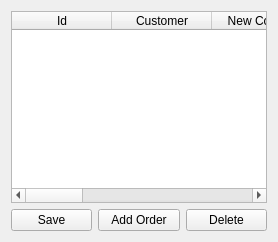
         <widget class="QWidget" name="page_3">
          <layout class="QGridLayout" name="gridLayout_4">
           <item row="0" column="0">
            <widget class="QTableWidget" name="orders_tableWidget">
             <property name="sizePolicy">
              <sizepolicy hsizetype="MinimumExpanding" vsizetype="Expanding">
               <horstretch>0</horstretch>
               <verstretch>0</verstretch>
              </sizepolicy>
             </property>
             <property name="cursor" stdset="0">
              <cursorShape>SizeAllCursor</cursorShape>
             </property>
             <property name="contextMenuPolicy">
              <enum>Qt::ActionsContextMenu</enum>
             </property>
             <attribute name="verticalHeaderMinimumSectionSize">
              <number>100</number>
             </attribute>
             <attribute name="verticalHeaderDefaultSectionSize">
              <number>100</number>
             </attribute>
             <attribute name="verticalHeaderHighlightSections">
              <bool>true</bool>
             </attribute>
             <column>
              <property name="text">
               <string>Id</string>
              </property>
             </column>
             <column>
              <property name="text">
               <string>Customer</string>
              </property>
             </column>
             <column>
              <property name="text">
               <string>New Column</string>
              </property>
             </column>
             <column>
              <property name="text">
               <string>Product</string>
              </property>
             </column>
             <column>
              <property name="text">
               <string>Date</string>
              </property>
             </column>
             <column>
              <property name="text">
               <string>Status</string>
              </property>
             </column>
             <column>
              <property name="text">
               <string>Amount</string>
              </property>
             </column>
             <column>
              <property name="text">
               <string>User</string>
              </property>
             </column>
            </widget>
           </item>
           <item row="1" column="0">
            <layout class="QHBoxLayout" name="horizontalLayout_19">
             <item>
              <widget class="QPushButton" name="save_order">
               <property name="text">
                <string>Save</string>
               </property>
               <property name="checkable">
                <bool>true</bool>
               </property>
               <property name="autoExclusive">
                <bool>true</bool>
               </property>
              </widget>
             </item>
             <item>
              <widget class="QPushButton" name="add_order">
               <property name="text">
                <string>Add Order</string>
               </property>
               <property name="checkable">
                <bool>true</bool>
               </property>
               <property name="autoExclusive">
                <bool>true</bool>
               </property>
              </widget>
             </item>
             <item>
              <widget class="QPushButton" name="delete_order">
               <property name="text">
                <string>Delete</string>
               </property>
               <property name="checkable">
                <bool>true</bool>
               </property>
               <property name="autoExclusive">
                <bool>true</bool>
               </property>
              </widget>
             </item>
            </layout>
           </item>
          </layout>
         </widget>
